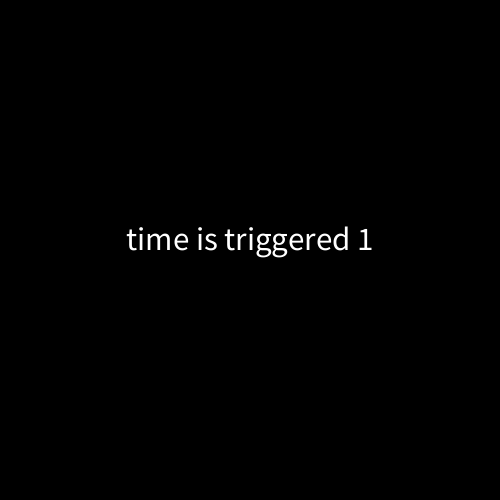
Frame 1 (no input)
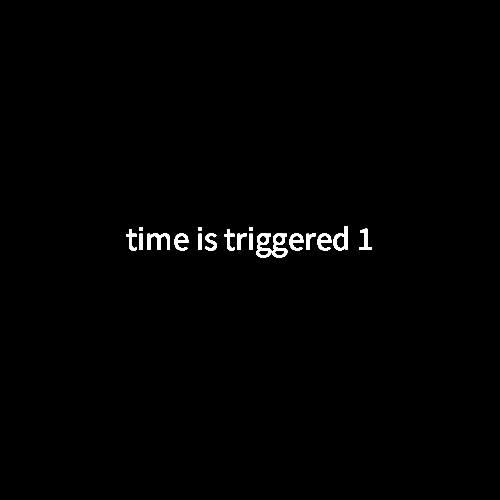
Frame 60 (the mouse pressed at the canvas centre just before this capture)
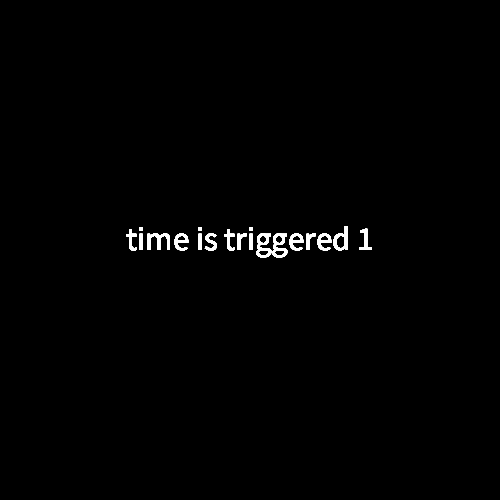
Frame 120 (the mouse held since frame 60 and released just before this capture)

The Processing sketch that drew these frames (run headless with seeded random() and noise(); from frame 60 on, the mouse is pressed at the canvas centre):

// Processing sketch: timer
// ── timer.pde
//millis tracks millisecos. 1000milli= 1 second.

int currentTime=0;
int timer1=2000;//setting up variable for 2 sec timer
int timer2=8000;//setting up variable for 8 sec timer
void setup(){
  size(500,500);
textAlign(CENTER);
textSize(33);
background(0);}

void draw(){
  currentTime=millis();
  if (currentTime>timer1){
  println(millis());
  print("time1");
  text("time is triggered 1",width/2,height/2);}
  else if(currentTime>=timer2){
  text("time is triggered 2",width/2,height/2);}
  
}
